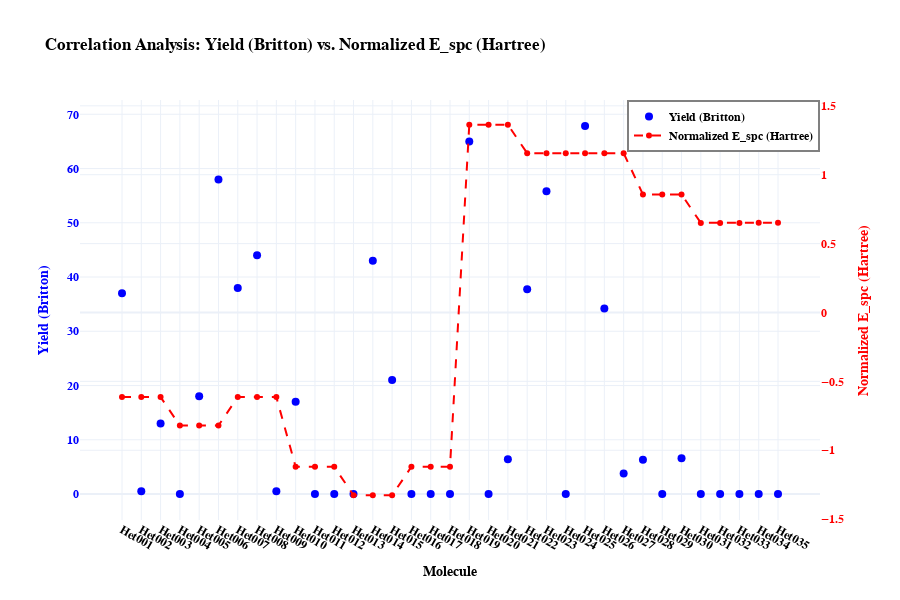

This figure's notebook cell:
### Code cell
import plotly.graph_objects as go
import plotly.express as px

# Create the initial scatter plot for "Yield (Britton)"
fig = go.Figure()

fig.add_trace(
    go.Scatter(
        x=yields_df["id"],
        y=yields_df["Britton"],
        mode="markers",
        name="Yield (Britton)",
        marker=dict(color="Blue", size=8),
        yaxis="y",
    )
)

# Add the second trace for "BDE (kcal/mol)" on the secondary y-axis
fig.add_trace(
    go.Scatter(
        x=yields_df["id"],
        y=select_properties_data_removed_highlycorr_normalized_df["E_spc (Hartree)"],
        mode="lines+markers",
        name="Normalized E_spc (Hartree)",
        line=dict(color="Red", width=2, dash="dash"),
        marker=dict(size=6),
        yaxis="y2",
    )
)

# Update layout to include two y-axes
fig.update_layout(
    title="Correlation Analysis: Yield (Britton) vs. Normalized E_spc (Hartree)",
    height=600,
    width=900,
    template="plotly_white",
    xaxis=dict(
        title="Molecule",
        tickangle=30,
    ),
    yaxis=dict(
        title="Yield (Britton)",
        titlefont=dict(color="Blue"),
        tickfont=dict(color="Blue"),
    ),
    yaxis2=dict(
        title="Normalized E_spc (Hartree)",
        titlefont=dict(color="Red"),
        tickfont=dict(color="Red"),
        anchor="x",
        overlaying="y",
        side="right",
    ),
    legend=dict(
        x=1,  # Position legend at the right edge
        y=1,  # Position legend at the top edge
        xanchor="right",  # Align legend to the right
        yanchor="top",  # Align legend to the top
        bgcolor="rgba(255, 255, 255, 1)",  # Transparent background
        bordercolor="Gray",  # Set border color
        borderwidth=2,  # Set border width
    ),
    font=dict(size=12, family="Arial", color="black", weight="bold"),
)

# Show the chart
fig.show()
# save to html and open in browser
fig.write_html("temp.html", auto_open=True)

### Figure 1 — Plotly figure (JSON) as saved in the notebook; plotly's stock layout.template omitted (floating-point values rounded to 4 significant figures)
{"data": [{"marker": {"color": "Blue", "size": 8}, "mode": "markers", "name": "Yield (Britton)", "type": "scatter", "x": ["Het001", "Het002", "Het003", "Het004", "Het005", "Het006", "Het007", "Het008", "Het009", "Het010", "Het011", "Het012", "Het013", "Het014", "Het015", "Het016", "Het017", "Het018", "Het019", "Het020", "Het021", "Het022", "Het023", "Het024", "Het025", "Het026", "Het027", "Het028", "Het029", "Het030", "Het031", "Het032", "Het033", "Het034", "Het035"], "y": [37, 0.5, 13, 0, 18, 58, 38, 44, 0.5, 17, 0, 0, 0, 43, 21, 0, 0, 0, 64.99, 0, 6.39, 37.73, 55.83, 0, 67.84, 34.2, 3.785, 6.316, 0, 6.575, 0, 0, 0, 0, 0], "yaxis": "y"}, {"line": {"color": "Red", "dash": "dash", "width": 2}, "marker": {"size": 6}, "mode": "lines+markers", "name": "Normalized E_spc (Hartree)", "type": "scatter", "x": ["Het001", "Het002", "Het003", "Het004", "Het005", "Het006", "Het007", "Het008", "Het009", "Het010", "Het011", "Het012", "Het013", "Het014", "Het015", "Het016", "Het017", "Het018", "Het019", "Het020", "Het021", "Het022", "Het023", "Het024", "Het025", "Het026", "Het027", "Het028", "Het029", "Het030", "Het031", "Het032", "Het033", "Het034", "Het035"], "y": [-0.6143, -0.6143, -0.6143, -0.8208, -0.8208, -0.8207, -0.6143, -0.6143, -0.6143, -1.12, -1.12, -1.12, -1.327, -1.327, -1.326, -1.12, -1.12, -1.12, 1.363, 1.363, 1.363, 1.156, 1.156, 1.156, 1.156, 1.157, 1.157, 0.8568, 0.8568, 0.8568, 0.6503, 0.6503, 0.6504, 0.6504, 0.6508], "yaxis": "y2"}], "layout": {"font": {"color": "black", "family": "Arial", "size": 12, "weight": "bold"}, "height": 600, "legend": {"bgcolor": "rgba(255, 255, 255, 1)", "bordercolor": "Gray", "borderwidth": 2, "x": 1, "xanchor": "right", "y": 1, "yanchor": "top"}, "title": {"text": "Correlation Analysis: Yield (Britton) vs. Normalized E_spc (Hartree)"}, "width": 900, "xaxis": {"tickangle": 30, "title": {"text": "Molecule"}}, "yaxis": {"tickfont": {"color": "Blue"}, "title": {"font": {"color": "Blue"}, "text": "Yield (Britton)"}}, "yaxis2": {"anchor": "x", "overlaying": "y", "side": "right", "tickfont": {"color": "Red"}, "title": {"font": {"color": "Red"}, "text": "Normalized E_spc (Hartree)"}}}}
